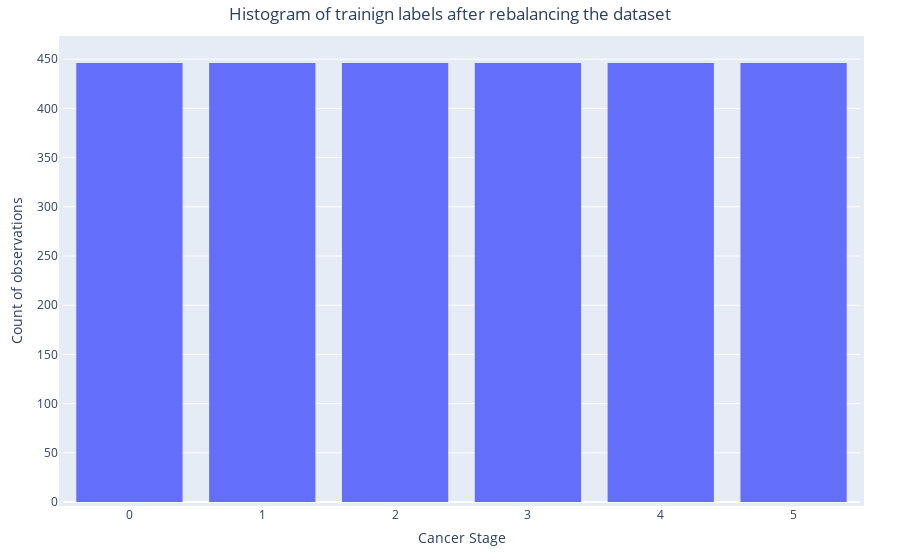

Source (notebook cell):
### Code cell
fig = go.Figure()
fig.add_trace(go.Histogram(x=y_train))

# Overlay both histograms
fig.update_layout(bargroupgap=0.2,
                  title="Histogram of trainign labels after rebalancing the dataset",
                  xaxis_title="Cancer Stage",
                  yaxis_title="Count of observations")
fig.update_layout(
    margin=dict(
        l=40,
        r=40,
        b=40,
        t=40,
        pad=4
    ),
    title={
        'x':0.5})
fig.show()

### Figure 1 — Plotly figure (JSON) as saved in the notebook; plotly's stock layout.template omitted (floating-point values rounded to 4 significant figures; data arrays with more than 128 entries replaced by an {"elided": "..."} marker saying what was removed)
{"data": [{"type": "histogram", "x": {"elided": "2676 int values"}}], "layout": {"autosize": true, "bargroupgap": 0.2, "margin": {"b": 40, "l": 40, "pad": 4, "r": 40, "t": 40}, "title": {"text": "Histogram of trainign labels after rebalancing the dataset", "x": 0.5}, "xaxis": {"autorange": true, "range": [-0.5, 5.5], "title": {"text": "Cancer Stage"}, "type": "linear"}, "yaxis": {"autorange": true, "range": [0, 469.5], "title": {"text": "Count of observations"}}}}
